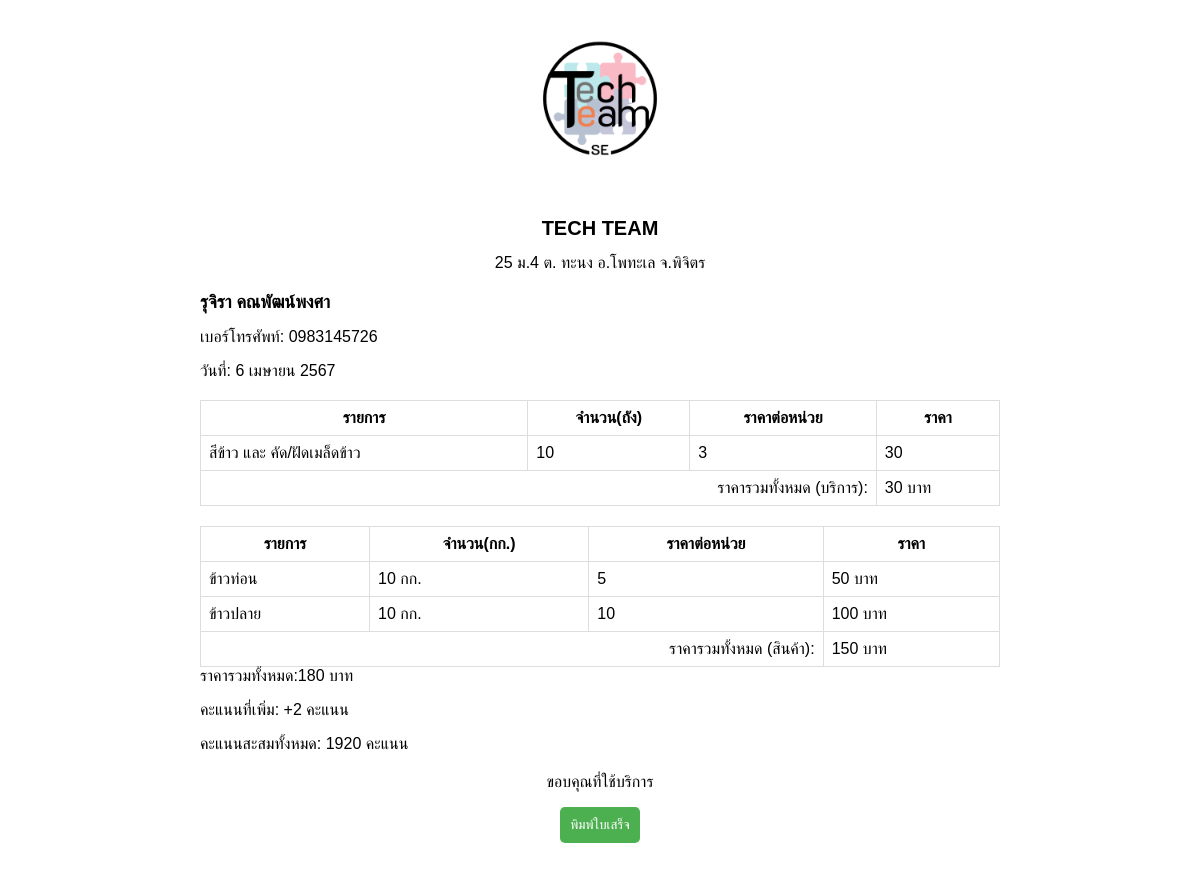
/receiptall.php, run on the app's committed database.
### tables this page shows
CREATE TABLE `member` (
  `Member_Id` int(11) NOT NULL,
  `Member_Name` varchar(100) NOT NULL,
  `Member_Tel` varchar(100) NOT NULL,
  `Member_Point` int(11) NOT NULL,
  `Member_PointUse` int(11) NOT NULL,
  `Member_PointAdd` int(11) NOT NULL,
  `Member_Since` date NOT NULL,
  `Member_Status` varchar(100) NOT NULL,
  `Member_Period` varchar(100) NOT NULL,
  `Member_Address` varchar(100) NOT NULL,
  `Member_Subdistrict` varchar(100) NOT NULL,
  `Member_Dustrict` varchar(100) NOT NULL,
  `Member_Province` varchar(100) NOT NULL
);

CREATE TABLE `orderproduct` (
  `OrderProduct_Id` int(11) NOT NULL,
  `OrderProduct_Date` date NOT NULL,
  `Member_Id` int(11) NOT NULL,
  `Kg_Rice_bran` double NOT NULL COMMENT 'รำข้าว',
  `Kg_Husk` double NOT NULL COMMENT 'แกลบ',
  `Kg_Rice_chunks` double NOT NULL COMMENT 'ข้าวท่อน',
  `Kg_Broken_rice` double NOT NULL COMMENT 'ข้าวปลาย',
  `Total_Product` double NOT NULL
);

### receiptall.php (the view, shortened to what this page needs)
<!DOCTYPE html>
<html lang="th">
<head>
    <link rel="stylesheet" href="assets/css/receipt.css">
</head>
<body>
    <div class="container">
        <div class="header">
            <img onclick="document.location='index.html'" src="img/TechTeam.png" alt="Logo" class="logo">
            <h1 class="company-name">TECH TEAM</h1>
            <p class="company-address">
                25 ม.4 ต. ทะนง อ.โพทะเล จ.พิจิตร
            </p>
        </div>
        <?php
        include('include/config.php');
        $sql_member = "SELECT member.Member_Name, member.Member_Tel ,member.Member_Id
        FROM member
        JOIN orderservice ON member.Member_Id = orderservice.Member_Id
        ORDER BY orderservice.OrderService_Id DESC
        LIMIT 1";
        $result_member = $mysqli_p->query($sql_member);
        if ($result_member !== false && $result_member->num_rows > 0) {
            $row_member = $result_member->fetch_assoc();
            echo "<div class='customer-info'>";
            echo "<h2 class='customer-name'>" . $row_member["Member_Name"] . "</h2>";
            echo "<p class='customer-phone'>เบอร์โทรศัพท์: " . $row_member["Member_Tel"] . "</p>";
            echo "<span id='current-date'></span>";
            echo "</div>";
}
        $sql_service = "SELECT ServiceProduct_Name, Total_Service, Bucket_Service FROM orderservice ORDER BY orderService_Id DESC LIMIT 1";
        $result_service = $mysqli_p->query($sql_service);
        $pricePerBucket = 0;
        $total_price_all_service = 0;
        if ($result_service !== false && $result_service->num_rows > 0) {
            echo "<table class='table'>";
            echo "<thead>";
            echo "<tr>";
            echo "<th>รายการ</th>";
            echo "<th>จำนวน(ถัง)</th>";
            echo "<th>ราคาต่อหน่วย</th>";
            echo "<th>ราคา</th>";
            echo "</tr>";
            echo "</thead>";
            echo "<tbody>";
            while ($row_service = $result_service->fetch_assoc()) {
                $serviceType = $row_service["ServiceProduct_Name"];
                switch ($serviceType) {
                    case "สีข้าว และ คัด/ฝัดเมล็ดข้าว":
                        $pricePerBucket += 3;
                        break;
                }
                echo "<tr>";
                echo "<td>" . $row_service["ServiceProduct_Name"] . "</td>";
                echo "<td>" . $row_service["Bucket_Service"] . "</td>";
                echo "<td>" . $pricePerBucket . "</td>";
                echo "<td>" . ($pricePerBucket * $row_service["Bucket_Service"]) . "</td>";
                echo "</tr>";
                $total_price_all_service += ($pricePerBucket * $row_service["Bucket_Service"]);
            }
            echo "<tr>";
            echo "<td colspan='3' style='text-align: right;'>ราคารวมทั้งหมด (บริการ):</td>";
            echo "<td>" . $total_price_all_service . " บาท</td>";
            echo "</tr>";
            echo "</tbody>";
            echo "</table>";
        }
        $sql_product = "SELECT * FROM orderproduct ORDER BY orderProduct_Id DESC LIMIT 1";
        $result_product = $mysqli_p->query($sql_product);
        $price_per_kg_product3 = 5;
        $price_per_kg_product4 = 10;
        if ($result_product !== false && $result_product->num_rows > 0) {
            echo "<table class='table'>";
            echo "<thead>";
            echo "<tr>";
            echo "<th>รายการ</th>";
            echo "<th>จำนวน(กก.)</th>";
            echo "<th>ราคาต่อหน่วย</th>";
            echo "<th>ราคา</th>";
            echo "</tr>";
            echo "</thead>";
            echo "<tbody>";
            $row_product = $result_product->fetch_assoc();
            $total_price_product = 0;
            if ($row_product['Kg_Rice_chunks']) {
                $kg_product3_price = $row_product['Kg_Rice_chunks'] * $price_per_kg_product3;
                $total_price_product += $kg_product3_price;
                echo "<tr>";
                echo "<td>ข้าวท่อน</td>";
                echo "<td>" . $row_product['Kg_Rice_chunks'] . " กก.</td>";
                echo "<td>" . $price_per_kg_product3 . "</td>";
                echo "<td>" . $kg_product3_price . " บาท</td>";
                echo "</tr>";
            }
            if ($row_product['Kg_Broken_rice']) {
                $kg_product4_price = $row_product['Kg_Broken_rice'] * $price_per_kg_product4;
                $total_price_product += $kg_product4_price;
                echo "<tr>";
                echo "<td>ข้าวปลาย</td>";
                echo "<td>" . $row_product['Kg_Broken_rice'] . " กก.</td>";
                echo "<td>" . $price_per_kg_product4 . "</td>";
                echo "<td>" . $kg_product4_price . " บาท</td>";
                echo "</tr>";
            }
            echo "<tr>";
            echo "<td colspan='3' style='text-align: right;'>ราคารวมทั้งหมด (สินค้า):</td>";
            echo "<td>" . $total_price_product . " บาท</td>";
            echo "</tr>";
            echo "</tbody>";
            echo "</table>";
        }
        echo "<tr>";
        echo "<td colspan='3' style='text-align: right;'>ราคารวมทั้งหมด:</td>";
        echo "<td style='text-align: right;'>" . ($total_price_all_service + $total_price_product) . " บาท</td>";
        echo "</tr>";
        if(isset($row_member["Member_Id"])){
            $sql_member_points = "SELECT Member_Point FROM member WHERE Member_Id = " . $row_member["Member_Id"];
            $result_member_points = $mysqli_p->query($sql_member_points);
            if ($result_member_points !== false && $result_member_points->num_rows > 0) {
                $row_points = $result_member_points->fetch_assoc();
                $member_points = $row_points['Member_Point'];
            } else {
                $member_points = 0;
            }
            $earned_points = ceil(($total_price_all_service + $total_price_product) / 100);
            $new_points_balance = $member_points + $earned_points;
            echo "<div class='member-points'>";
            echo "<p>คะแนนที่เพิ่ม: +" . $earned_points . " คะแนน</p>";
            echo "<p>คะแนนสะสมทั้งหมด: " . $new_points_balance . " คะแนน</p>";
            echo "</div>";
        }
        ?>
        <div class="footer">
            <p>ขอบคุณที่ใช้บริการ</p>
        </div>
        <input type="button" class="print-button" value="พิมพ์ใบเสร็จ" onclick="javascript:this.style.display='none';window.print();">
        <br><br>
    </div>
</body>
</html>

### assets/css/receipt.css (style rules this page uses)
body { font-family: Arial, sans-serif; font-size: 16px; margin: 0; padding: 0; }
.container { width: 800px; margin: 0 auto; }
.header { text-align: center; }
.logo { width: 200px; height: 200px; margin: 0 auto; }
.company-name { font-size: 20px; font-weight: bold; }
.company-address { margin-top: 10px; }
.customer-info { margin-top: 20px; }
.customer-name { font-size: 18px; font-weight: bold; }
.customer-phone { margin-top: 10px; }
.table { width: 100%; border-collapse: collapse; margin-top: 20px; }
.table th, .table td { border: 1px solid #ddd; padding: 8px; }
.table th { text-align: center; }
.footer { text-align: center; margin-top: 20px; }
.print-button { display: block; margin: auto; padding: 10px; background-color: #4CAF50; color: white; border: none; border-radius: 5px; cursor: pointer; }

### data on the page
member: Member_Name "รุจิรา คณพัฒน์พงศา", Member_Tel "0983145726", Member_Point "1920"
orderproduct: Kg_Rice_chunks "10", Kg_Rice_chunks "50", Kg_Broken_rice "10", Kg_Broken_rice "100"

### other printed values
$row_service["ServiceProduct_Name"] "สีข้าว และ คัด/ฝัดเมล็ดข้าว"
$row_service["Bucket_Service"] "10"
$pricePerBucket "3"
$pricePerBucket * $row_service["Bucket_Service"] "30"
$total_price_all_service "30"
$price_per_kg_product3 "5"
$price_per_kg_product4 "10"
$total_price_product "150"
$total_price_all_service + $total_price_product "180"
$earned_points "2"
